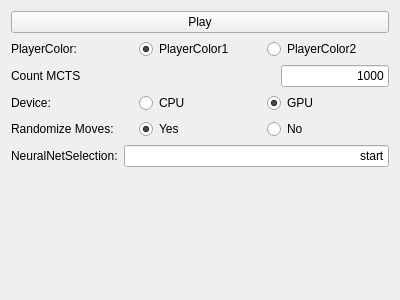
<?xml version="1.0" encoding="UTF-8"?>
<ui version="4.0">
 <class>NeuralNetWidget</class>
 <widget class="QWidget" name="NeuralNetWidget">
  <property name="geometry">
   <rect>
    <x>0</x>
    <y>0</y>
    <width>400</width>
    <height>300</height>
   </rect>
  </property>
  <property name="windowTitle">
   <string>Form</string>
  </property>
  <layout class="QVBoxLayout" name="verticalLayout">
   <item>
    <widget class="QPushButton" name="PlayButton">
     <property name="text">
      <string>Play</string>
     </property>
    </widget>
   </item>
   <item>
    <layout class="QHBoxLayout" name="PlayerColor">
     <item>
      <widget class="QLabel" name="PlayerColorLabel">
       <property name="text">
        <string>PlayerColor:</string>
       </property>
      </widget>
     </item>
     <item>
      <widget class="QRadioButton" name="PlayerColor1Radio">
       <property name="text">
        <string>PlayerColor1</string>
       </property>
       <property name="checked">
        <bool>true</bool>
       </property>
       <attribute name="buttonGroup">
        <string notr="true">PlayerColorButtonGroup</string>
       </attribute>
      </widget>
     </item>
     <item>
      <widget class="QRadioButton" name="PlayerColor2Radio">
       <property name="text">
        <string>PlayerColor2</string>
       </property>
       <attribute name="buttonGroup">
        <string notr="true">PlayerColorButtonGroup</string>
       </attribute>
      </widget>
     </item>
    </layout>
   </item>
   <item>
    <layout class="QHBoxLayout" name="CountMCTS">
     <item>
      <widget class="QLabel" name="MinMaxDepthLabel">
       <property name="text">
        <string>Count MCTS</string>
       </property>
      </widget>
     </item>
     <item alignment="Qt::AlignRight">
      <widget class="QLineEdit" name="MCTSCountInput">
       <property name="text">
        <string>1000</string>
       </property>
       <property name="alignment">
        <set>Qt::AlignRight|Qt::AlignTrailing|Qt::AlignVCenter</set>
       </property>
      </widget>
     </item>
    </layout>
   </item>
   <item>
    <layout class="QHBoxLayout" name="Device">
     <item>
      <widget class="QLabel" name="DeviceLabel">
       <property name="text">
        <string>Device:</string>
       </property>
      </widget>
     </item>
     <item>
      <widget class="QRadioButton" name="CPURadio">
       <property name="text">
        <string>CPU</string>
       </property>
       <property name="checked">
        <bool>false</bool>
       </property>
       <attribute name="buttonGroup">
        <string notr="true">DeviceButtonGroup</string>
       </attribute>
      </widget>
     </item>
     <item>
      <widget class="QRadioButton" name="GPURadio">
       <property name="text">
        <string>GPU</string>
       </property>
       <property name="checked">
        <bool>true</bool>
       </property>
       <attribute name="buttonGroup">
        <string notr="true">DeviceButtonGroup</string>
       </attribute>
      </widget>
     </item>
    </layout>
   </item>
   <item>
    <layout class="QHBoxLayout" name="Randomize">
     <item>
      <widget class="QLabel" name="RandomizeLabel">
       <property name="text">
        <string>Randomize Moves:</string>
       </property>
      </widget>
     </item>
     <item>
      <widget class="QRadioButton" name="RandomizeYesRadio">
       <property name="text">
        <string>Yes</string>
       </property>
       <property name="checked">
        <bool>true</bool>
       </property>
       <attribute name="buttonGroup">
        <string notr="true">RandomizeButtonGroup</string>
       </attribute>
      </widget>
     </item>
     <item>
      <widget class="QRadioButton" name="RandomizeNoRadio">
       <property name="text">
        <string>No</string>
       </property>
       <attribute name="buttonGroup">
        <string notr="true">RandomizeButtonGroup</string>
       </attribute>
      </widget>
     </item>
    </layout>
   </item>
   <item>
    <layout class="QHBoxLayout" name="NeuralNetSelect">
     <item>
      <widget class="QLabel" name="NeuralNetSelectionLabel">
       <property name="text">
        <string>NeuralNetSelection:</string>
       </property>
      </widget>
     </item>
     <item>
      <widget class="QLineEdit" name="NetNameInput">
       <property name="text">
        <string>start</string>
       </property>
       <property name="alignment">
        <set>Qt::AlignRight|Qt::AlignTrailing|Qt::AlignVCenter</set>
       </property>
      </widget>
     </item>
    </layout>
   </item>
   <item>
    <spacer name="verticalSpacer">
     <property name="orientation">
      <enum>Qt::Vertical</enum>
     </property>
     <property name="sizeHint" stdset="0">
      <size>
       <width>20</width>
       <height>40</height>
      </size>
     </property>
    </spacer>
   </item>
  </layout>
 </widget>
 <resources/>
 <connections/>
 <buttongroups>
  <buttongroup name="DeviceButtonGroup"/>
  <buttongroup name="PlayerColorButtonGroup"/>
  <buttongroup name="RandomizeButtonGroup"/>
 </buttongroups>
</ui>
